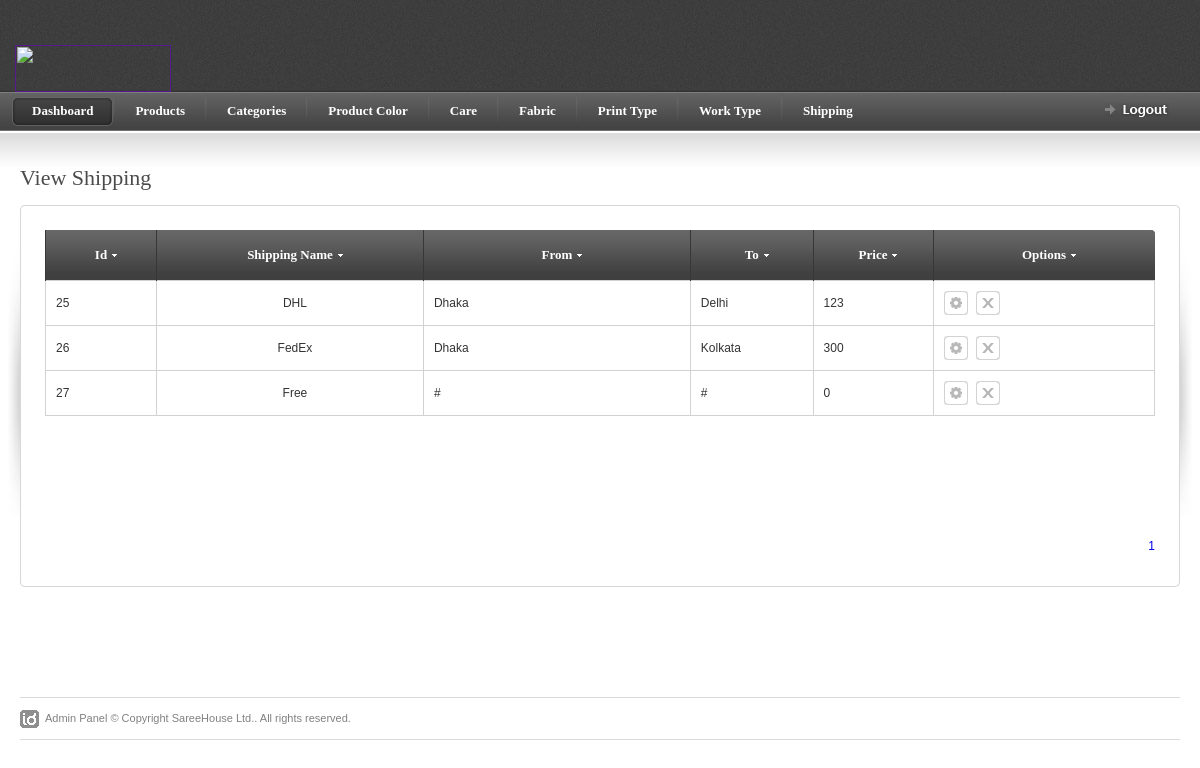
The page /admin/view_shipping.php (signed in) on the database its author committed.
### tables this page shows
CREATE TABLE IF NOT EXISTS `shipping` (
  `shipping_id` int(5) NOT NULL,
  `product_shipping` varchar(200) NOT NULL,
  `from` varchar(100) NOT NULL,
  `to` varchar(100) NOT NULL,
  `price` varchar(10) NOT NULL
);

### admin/view_shipping.php (the view, shortened to what this page needs)
<?php
if(!isset($_SESSION['user_name'])){
header("location: login.php");
}
else {
?>
<!DOCTYPE html PUBLIC "-//W3C//DTD XHTML 1.0 Strict//EN" "http://www.w3.org/TR/xhtml1/DTD/xhtml1-strict.dtd">
<html xmlns="http://www.w3.org/1999/xhtml">
<head>
<link rel="stylesheet" href="css/screen.css" type="text/css" media="screen" title="default" />
<link rel="stylesheet" href="css/datePicker.css" type="text/css" />
</head>
<body>
<div>
<?php include "topmenu.php" ?>
</div>
<div id="content-outer">
<div id="content">
	<div id="page-heading">
		<h1>View Shipping</h1>
	</div>
	<table border="0" width="100%" cellpadding="0" cellspacing="0" id="content-table">
	<tr>
		<th rowspan="3" class="sized"><img src="images/shared/side_shadowleft.jpg" width="20" height="300" alt="" /></th>
		<th class="topleft"></th>
		<td id="tbl-border-top">&nbsp;</td>
		<th class="topright"></th>
		<th rowspan="3" class="sized"><img src="images/shared/side_shadowright.jpg" width="20" height="300" alt="" /></th>
	</tr>
	<tr>
		<td id="tbl-border-left"></td>
		<td>
		<div id="content-table-inner">
			<div id="table-content">
				<form id="mainform" action="">
				<table border="0" width="100%" cellpadding="0" cellspacing="0" id="product-table">
				<tr>
					<th class="table-header-repeat line-left minwidth-1"style="width:50px !important;"><a id="" >Id</a></th>
					<th class="table-header-repeat line-left minwidth-1" style="text-align:center;"><a href="">Shipping Name</a></th>
					<th class="table-header-repeat line-left minwidth-1"><a href="">From</a></th>
					<th class="table-header-repeat line-left"><a href="">To</a></th>
					<th class="table-header-repeat line-left"><a href="">Price</a></th>
					<th class="table-header-options line-left"><a href="">Options</a></th>
				</tr>
				<?php
				$page=$_GET["page"];
				if($page=="" || $page=="1")
				{
					$page1=0;
				}
				else
				{
				$page1=($page*15)-15;
				}
				$res=mysql_query("select * from shipping limit $page1,15");
				while($row=mysql_fetch_array($res))
				{
			?>
				<tr>
					<td><?php echo $row["shipping_id"] ?></td>
					<td style="text-align:center;"><?php echo $row["product_shipping"] ?></td>
					<td><?php echo $row["from"] ?></td>
					<td><?php echo $row["to"] ?></td>
					<td><?php echo $row["price"] ?></td>
					<td class="options-width">
					<a href="edit_shipping.php?edit=<?php echo $row["shipping_id"] ?>" title="Edit" class="icon-1 info-tooltip"></a>
					<a href="delete_shipping.php?del=<?php echo $row["shipping_id"] ?>" title="Delete" class="icon-2 info-tooltip"></a>
					</td>
				</tr>
					<?php }
					?>
				</table>
				</form>
			</div>
			<table border="0" cellpadding="0" cellspacing="0" id="paging-table">
			<tr>
			<td>
				<?php
			$res1=mysql_query("select * from shipping");
			$cou=mysql_num_rows($res1);
			$a=$cou/15;
			$a=ceil($a);
			for($b=1;$b<=$a;$b++)
			 {
			?><a href="view_shipping.php?page=<?php echo $b; ?>" style="text-decoration:none;"><?php echo $b." ";?></a>
			 <?php	}	?>
			</td>
			</tr>
			</table>
		</div>
		</td>
		<td id="tbl-border-right"></td>
	</tr>
	<tr>
		<th class="sized bottomleft"></th>
		<td id="tbl-border-bottom">&nbsp;</td>
		<th class="sized bottomright"></th>
	</tr>
	</table>
</div>
</div>
<?php include "footer.php" ?>
</body>
</html>
<?php } ?>

### admin/css/screen.css (style rules this page uses)
* { margin: 0; padding: 0; }
html, body { height: 100%; }
body { background: #fff; color: #393939; font-family: Arial; font-size: 0px; line-height: 0; }
#content-outer { background: url(../images/shared/content_repeat.jpg) repeat-x; }
#content { color: #333; font-family: Arial, Helvetica, sans-serif; font-size: 12px; line-height: 18px; margin: 0 auto 0 auto; max-width: 1260px; min-width: 780px; padding: 35px 0px 30px 0px; }
#content-table { font-size: 0px; line-height: 0px; }
#content-table th.sized { height: 15px; width: 15px; padding: 0; margin: 0; font-size: 0px; line-height: 0px; }
#content-table-inner { font-size: 12px; line-height: 12px; padding: 10px 0 20px 0; }
#tbl-border-top { background: url(../images/shared/border_bit.jpg) top repeat-x; line-height: 0;font-size: 0px; height: 15px; }
#tbl-border-bottom { background: url(../images/shared/border_bit.jpg) bottom repeat-x; line-height: 0;font-size: 0px; height: 15px; }
#tbl-border-left { background: url(../images/shared/border_bit.jpg) left repeat-y; }
#tbl-border-right { background: url(../images/shared/border_bit.jpg) right repeat-y; }
#table-content { line-height: 16px; margin: 0 10px 10px 10px; min-height: 300px; }
.topleft { background: url(../images/shared/corner_top_left.jpg) no-repeat; width:15px; height:15px; }
.topright { background: url(../images/shared/corner_top_right.jpg) no-repeat; width:15px; height:15px; }
.bottomleft { background: url(../images/shared/corner_bottom_left.jpg) no-repeat; width:15px; height:15px; }
.bottomright { background: url(../images/shared/corner_bottom_right.jpg) no-repeat; width:15px; height:15px; }
#page-heading { margin: 0 0 15px 20px; }
h1 { color: #4b4b4b; font-family: Tahoma; font-size: 22px; line-height: 24px; font-weight: normal; }
a.icon-1 { background: url(../images/table/table_icon_1.gif) no-repeat; display: block; float: left; height: 24px; margin: 0 8px 0 0; width: 24px; }
a.icon-2 { background: url(../images/table/table_icon_2.gif) no-repeat; display: block; float: left; height: 24px; margin: 0 8px 0 0; width: 24px; }
#product-table { margin-bottom: 20px; }
#product-table td a { color: #393939; }
#product-table th { height: 50px; text-align: center; }
#product-table .minwidth-1 { min-width: 110px; }
#product-table td { border: 1px solid #d2d2d2; padding: 10px 0 10px 10px; }
td.options-width { padding: 0 0 0 10px; width: 210px; }
.table-header-options { background: url(../images/table/table_header_options.jpg) no-repeat; border: none; min-width: 221px; padding: 0px 0 0 0; width: 221px; }
.table-header-repeat { background: url(../images/table/table_header_repeat.jpg) repeat-x; border: none; font-size: 0px; line-height: 0; padding: 0px 0 0 0; }
.table-header-options a, .table-header-repeat a { background: url(../images/table/table_sort_arrow.gif) right no-repeat; color: #fff; font-family: Tahoma; font-size: 13px; font-weight: bold; line-height: 14px; margin: 0 0 0 10px; padding: 0 10px 0 0; }
th.line-left { border-left: 1px solid #373737; }
#paging-table { float: right; margin: 0 10px 0 0; }
table { border-collapse: collapse; }
a { outline: none; text-decoration: none; }
img { border: 0; }
form { margin: 0; padding: 0; }

### rows shown on the page
shipping: shipping_id "25", product_shipping "DHL", from "Dhaka", to "Delhi", price "123"
shipping: shipping_id "26", product_shipping "FedEx", from "Dhaka", to "Kolkata", price "300"
shipping: shipping_id "27", product_shipping "Free", from "#", to "#", price "0"
